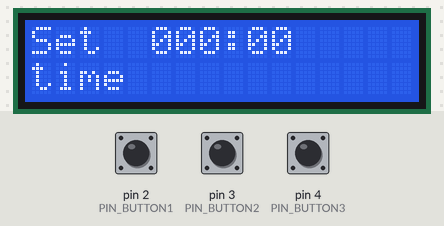
A program run on a simulated Arduino Uno, built with avr-gcc and run on an emulated ATmega328P. On the bench: 16×2 character LCD. Inputs (shaded band) come from the test bench; at power-on: pin 2 (PIN_BUTTON1) LOW, pin 3 (PIN_BUTTON2) LOW, pin 4 (PIN_BUTTON3) LOW.

Above: at 1.2 s.
1.3 s: pin 2 (PIN_BUTTON1) pulled HIGH for 0.15 s
At 2.0 s:
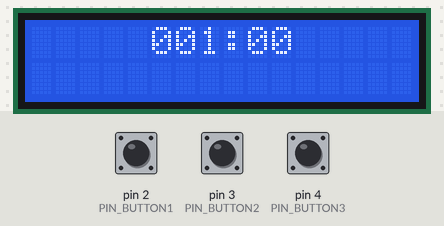
2.9 s: pin 3 (PIN_BUTTON2) pulled HIGH for 0.15 s
At 4.3 s:
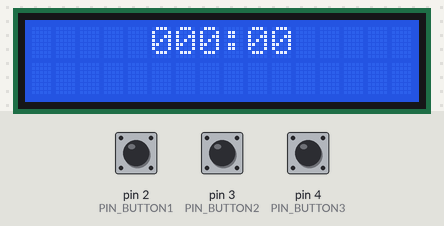
Timing chart, 0 to 5.9 s (numbered marks = the images above; inputs shaded):
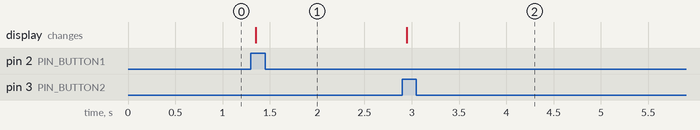

Measured:
- after the input at 1.3 s, the display: changes after 0.05 s (image 1)
- after the input at 2.9 s, the display: changes after 0.05 s (image 2)

The program:

main.cpp
```cpp
#include "main.h"
#include "lcd.h"

static void protimer_event_dispatcher(protimer_t *const mobj , event_t *const e);
static uint8_t process_button_pad_value(uint8_t btn_pad_value);
static void display_init(void);

static protimer_t protimer;
void setup() {
  Serial.begin(115200);
  display_init();

  pinMode(PIN_BUTTON1 , INPUT);
  pinMode(PIN_BUTTON2 , INPUT);
  pinMode(PIN_BUTTON3 , INPUT);

  protimer_init(&protimer);
}

void loop() {
    uint8_t b1,b2,b3 , btn_pad_value;
    protimer_user_event_t ue;
    static uint32_t current_time = millis();
    static protimer_tick_event_t te;

    b1 = digitalRead(PIN_BUTTON1);
    b2 = digitalRead(PIN_BUTTON2);
    b3 = digitalRead(PIN_BUTTON3);

    btn_pad_value = (b1<<2)|(b2<<1)|b3;

    btn_pad_value = process_button_pad_value(btn_pad_value);

    if(btn_pad_value){
      if(btn_pad_value == BTN_PAD_VALUE_INC_TIME){
          ue.super.Sig = INC_TIME;
      }
      else if(btn_pad_value == BTN_PAD_VALUE_DEC_TIME){
        ue.super.Sig = DEC_TIME;
      }
      else if(btn_pad_value == BTN_PAD_VALUE_SP){
        ue.super.Sig = START_PAUSE;
      }
      else if(btn_pad_value == BTN_PAD_VALUE_ABRT){
        ue.super.Sig = ABRT;
      }

      protimer_event_dispatcher(&protimer , &ue.super);
    }

    // dispatch the time tick event for every 100ms
    if(millis() - current_time >= 100){
      //100ms has passed
      current_time = millis();
      te.super.Sig = TIME_TICK;
      ++te.ss;
      if(te.ss > 10) {
        te.ss = 1;
        protimer_event_dispatcher(&protimer,&te.super);
      }
    }

}

static void protimer_event_dispatcher(protimer_t *const mobj , event_t *const e)
{
  event_status_t status;
  protimer_state_t source , target;

  source = mobj->active_state;
  status = (*mobj->active_state)(mobj,e);
  if(status == EVENT_TRANSATION)
  {
    event_t ee;
    target = mobj->active_state;
    //1.run exit action for source state
    ee.Sig = EXIT;
    mobj->active_state = source;
    (*mobj->active_state)(mobj,&ee);
    //2.run entry action for target state
    ee.Sig = ENTRY;
    mobj->active_state = target;
    (*mobj->active_state)(mobj,&ee);
  }
}

static uint8_t process_button_pad_value(uint8_t btn_pad_value)
{
  static button_state_t btn_sm_state = NOT_PRESSED;
  static uint32_t curr_time = millis();

  switch(btn_sm_state)
  {
    case NOT_PRESSED:{
      if(btn_pad_value){
        btn_sm_state = BOUNCE;
        curr_time = millis();
      }
      break;
    }
    case BOUNCE:{
      if(millis() - curr_time >= 50){

        if(btn_pad_value){
          btn_sm_state = PRESSED;
          return btn_pad_value;
        }
        else{
          btn_sm_state = NOT_PRESSED;
        }
      }
      break;
    }
    case PRESSED:{
      if(!btn_pad_value){
        btn_sm_state = BOUNCE;
        curr_time = millis();
      }
      break;
    }
  }

  return 0;
}

static void display_init(void)
{
  lcd_begin(16 , 2);
  lcd_clear();
  lcd_move_cursor_L_to_R();
  lcd_set_cursor(0,0);
  lcd_no_auto_scroll();
  lcd_cursor_off();
}
```

main.h
```cpp
#ifndef MAIN_H
#define MAIN_H

#include <Arduino.h>

#define PIN_BUTTON1 2
#define PIN_BUTTON2 3
#define PIN_BUTTON3 4
#define PIN_BUZZER  12

#define PIN_LCD_RS  5
#define PIN_LCD_RW  6
#define PIN_LCD_EN  7
#define PIN_LCD_D4  8
#define PIN_LCD_D5  9
#define PIN_LCD_D6  10
#define PIN_LCD_D7  11

#define BTN_PAD_VALUE_INC_TIME 4
#define BTN_PAD_VALUE_DEC_TIME 2
#define BTN_PAD_VALUE_ABRT     6
#define BTN_PAD_VALUE_SP       1

typedef enum{
    NOT_PRESSED,
    BOUNCE,
    PRESSED
}button_state_t;


typedef enum{
    INC_TIME,
    DEC_TIME,
    START_PAUSE,
    ABRT,
    TIME_TICK,

    /*Internal activity signals*/
    ENTRY,
    EXIT
}protimer_sig_t;

typedef enum
{
    EVENT_HANDLED,
    EVENT_IGNORED,
    EVENT_TRANSATION
}event_status_t;

//forward declaration
struct protimer_tag;
struct event_tag;

typedef event_status_t(*protimer_state_t)(struct protimer_tag *const, struct event_tag const *const);

typedef struct protimer_tag
{
    uint32_t curr_time;
    uint32_t elapsed_time;
    uint32_t pro_time;
    protimer_state_t active_state;
}protimer_t;

typedef struct event_tag
{
    uint8_t Sig;
}event_t;

/*For user generated event*/
typedef struct
{
    event_t super;
}protimer_user_event_t;

/*For Tick event*/
typedef struct
{
    event_t super;
    uint8_t ss;
}protimer_tick_event_t;


void protimer_init(protimer_t *mobj);
event_status_t protimer_state_machine(protimer_t *mobj , event_t *e);


#endif
```

protimer_state_machine.cpp
```cpp
#include "main.h"
#include "lcd.h"


static void display_time(uint32_t time);
static void display_message(String s, uint8_t c , uint8_t r);
static void display_clear(void);
static void do_beep(void);

static event_status_t protimer_state_handler_IDLE(protimer_t * const mobj , event_t const* const e);
static event_status_t protimer_state_handler_TIME_SET(protimer_t * const mobj , event_t const* const e);
static event_status_t protimer_state_handler_COUNTDOWN(protimer_t * const mobj , event_t const* const e);
static event_status_t protimer_state_handler_STAT(protimer_t * const mobj , event_t const* const e);
static event_status_t protimer_state_handler_PAUSE(protimer_t * const mobj , event_t const* const e);

#define IDLE        &protimer_state_handler_IDLE
#define TIME_SET    &protimer_state_handler_TIME_SET
#define COUNTDOWN   &protimer_state_handler_COUNTDOWN
#define PAUSE       &protimer_state_handler_PAUSE
#define STAT        &protimer_state_handler_STAT

void protimer_init(protimer_t *mobj)
{
    event_t ee;
    ee.Sig = ENTRY;
    mobj->active_state = IDLE;
    mobj->pro_time = 0;
    (*mobj->active_state)(mobj,&ee);
}

static event_status_t protimer_state_handler_IDLE(protimer_t * const mobj , event_t const* const e)
{
    switch (e->Sig)
    {
        case INC_TIME:{
            mobj->curr_time += 60;
            mobj->active_state = TIME_SET;
            return EVENT_TRANSATION;
        }
        case ENTRY:{
            mobj->curr_time = 0;
            mobj->elapsed_time = 0;
            display_time(0);
            display_message("Set",0,0);
            display_message("time",0,1);
            return EVENT_HANDLED;
        }
        case EXIT:{
            display_clear();
            return EVENT_HANDLED;
        }
        case TIME_TICK:{
            if( ((protimer_tick_event_t*)(e))->ss == 5){
                do_beep();
                return EVENT_HANDLED;
            }
            return EVENT_IGNORED;
        }
        case START_PAUSE:{
            mobj->active_state = STAT;
            return EVENT_TRANSATION;
        }
    }

    return EVENT_IGNORED;
}

static event_status_t protimer_state_handler_TIME_SET(protimer_t * const mobj , event_t const* const e)
{
    switch (e->Sig)
    {
        case INC_TIME:{
            mobj->curr_time += 60;
            display_time(mobj->curr_time);
            return EVENT_HANDLED;
        }
        case ENTRY:{
            display_time(mobj->curr_time);
            return EVENT_HANDLED;
        }
        case EXIT:{
            display_clear();
            return EVENT_HANDLED;
        }
        case DEC_TIME:{
            if(mobj->curr_time >= 60){
                mobj->curr_time -= 60;
                display_time(mobj->curr_time);
                return EVENT_HANDLED;
            }
            return EVENT_IGNORED;
        }
        case ABRT:{
            mobj->active_state = IDLE;
            return EVENT_TRANSATION;
        }
        case START_PAUSE:{
            if(mobj->curr_time >= 60){
                mobj->active_state = COUNTDOWN;
                return EVENT_TRANSATION;
            }
            return EVENT_IGNORED;

        }
    }

    return EVENT_IGNORED;
}

static event_status_t protimer_state_handler_COUNTDOWN(protimer_t * const mobj , event_t const* const e)
{
    switch (e->Sig)
    {
        case INC_TIME:{
            mobj->curr_time += 60;
            mobj->active_state = TIME_SET;
            return EVENT_TRANSATION;
        }
        case EXIT:{
            mobj->pro_time += mobj->elapsed_time;
            mobj->elapsed_time = 0;
            return EVENT_HANDLED;
        }
        case ABRT:{
            mobj->active_state = IDLE;
            return EVENT_TRANSATION;
        }
        case TIME_TICK:{
            if( ((protimer_tick_event_t*)(e))->ss == 10){
                --mobj->curr_time;
                ++mobj->elapsed_time;
                display_time(mobj->curr_time);
                if(mobj->curr_time == 0){
                    mobj->active_state = IDLE;
                    return EVENT_TRANSATION;
                }
                return EVENT_HANDLED;
            }
            return EVENT_IGNORED;
        }
        case START_PAUSE:{
            mobj->active_state = PAUSE;
            return EVENT_TRANSATION;
        }
    }

    return EVENT_IGNORED;
}

static event_status_t protimer_state_handler_STAT(protimer_t * const mobj , event_t const* const e)
{
    static uint8_t tick_count = 0;
    switch (e->Sig)
    {
        case ENTRY:{
            display_time(mobj->pro_time);
            display_message("productive_time",1,1);
            return EVENT_HANDLED;
        }
        case EXIT:{
            display_clear();
            return EVENT_HANDLED;
        }
        case TIME_TICK:{
            if( ++tick_count == 30){
                tick_count = 0;
                mobj->active_state = IDLE;
                return EVENT_TRANSATION;
            }
            return EVENT_IGNORED;
        }
    }

    return EVENT_IGNORED;
}

static event_status_t protimer_state_handler_PAUSE(protimer_t * const mobj , event_t const* const e)
{
    switch (e->Sig)
    {
        case ENTRY:{
            display_message("paused",5,1);
            return EVENT_HANDLED;
        }
        case EXIT:{
            display_clear();
            return EVENT_HANDLED;
        }
        case INC_TIME:{
            mobj->curr_time += 60;
            mobj->active_state = TIME_SET;
            return EVENT_TRANSATION;
        }
        case DEC_TIME:{
            if(mobj->curr_time >= 60){
                mobj->curr_time -= 60;
                mobj->active_state = TIME_SET;
                return EVENT_TRANSATION;
            }
            return EVENT_IGNORED;
        }
        case START_PAUSE:{
            mobj->active_state = COUNTDOWN;
            return EVENT_TRANSATION;
        }
        case ABRT:{
            mobj->active_state = IDLE;
            return EVENT_TRANSATION;
        }
    }

    return EVENT_IGNORED;
}
//////////////////////////// helper functions //////////////////////////

static void display_time(uint32_t time){
    String time_msg;
    char buf[7];

    uint16_t m = time / 60;
    uint8_t s = time % 60;
    sprintf(buf,"%03d:%02d",m,s);

    time_msg = (String)buf;
    lcd_set_cursor(5,0);
    lcd_print_string(time_msg);
}

static void display_message(String s, uint8_t c , uint8_t r){
    lcd_set_cursor(c , r);
    lcd_print_string(s);
}

static void display_clear(void){
    lcd_clear();
}

static void do_beep(void){
    tone(PIN_BUZZER , 4000 , 25);
}
```

lcd.cpp
```cpp
#include "lcd.h"
#include "main.h"
#include<LiquidCrystal.h>

LiquidCrystal lcd(PIN_LCD_RS,PIN_LCD_RW,PIN_LCD_EN,PIN_LCD_D4,PIN_LCD_D5,PIN_LCD_D6,PIN_LCD_D7);

void lcd_clear(void){
    lcd.clear();
}
void lcd_print_char(char c){
    lcd.print(c);
}

void lcd_scroll_left(void){
    lcd.scrollDisplayLeft();
}
void lcd_scroll_right(void){
    lcd.scrollDisplayRight();
}
void lcd_set_cursor(int c, int r){
    lcd.setCursor(c,r);
}
void lcd_no_auto_scroll(void){
    lcd.noAutoscroll();
}
void lcd_begin(uint8_t cols , uint8_t rows){
    lcd.begin(cols,rows);
}
void lcd_move_cursor_R_to_L(void){
    lcd.rightToLeft();
}
void lcd_move_cursor_L_to_R(void){
    lcd.leftToRight();
}
void lcd_cursor_off(void){
    lcd.noCursor();
}
void lcd_cursor_blinkoff(void){
    lcd.noBlink();
}
void lcd_print_number(int num){
    lcd.print(num);
}
void lcd_print_string(String s){
    lcd.print(s);
}
```

lcd.h
```cpp
#ifndef LCD_H
#define LCD_H
#include<Arduino.h>

void lcd_clear(void);
void lcd_print_char(char c);
void lcd_scroll_left(void);
void lcd_scroll_right(void);
void lcd_set_cursor(int c, int r);
void lcd_no_auto_scroll(void);
void lcd_begin(uint8_t cols, uint8_t rows);
void lcd_move_cursor_R_to_L(void);
void lcd_move_cursor_L_to_R(void);
void lcd_cursor_off(void);
void lcd_cursor_blinkoff(void);
void lcd_print_number(int num);
void lcd_print_string(String s);

#endif 
```
